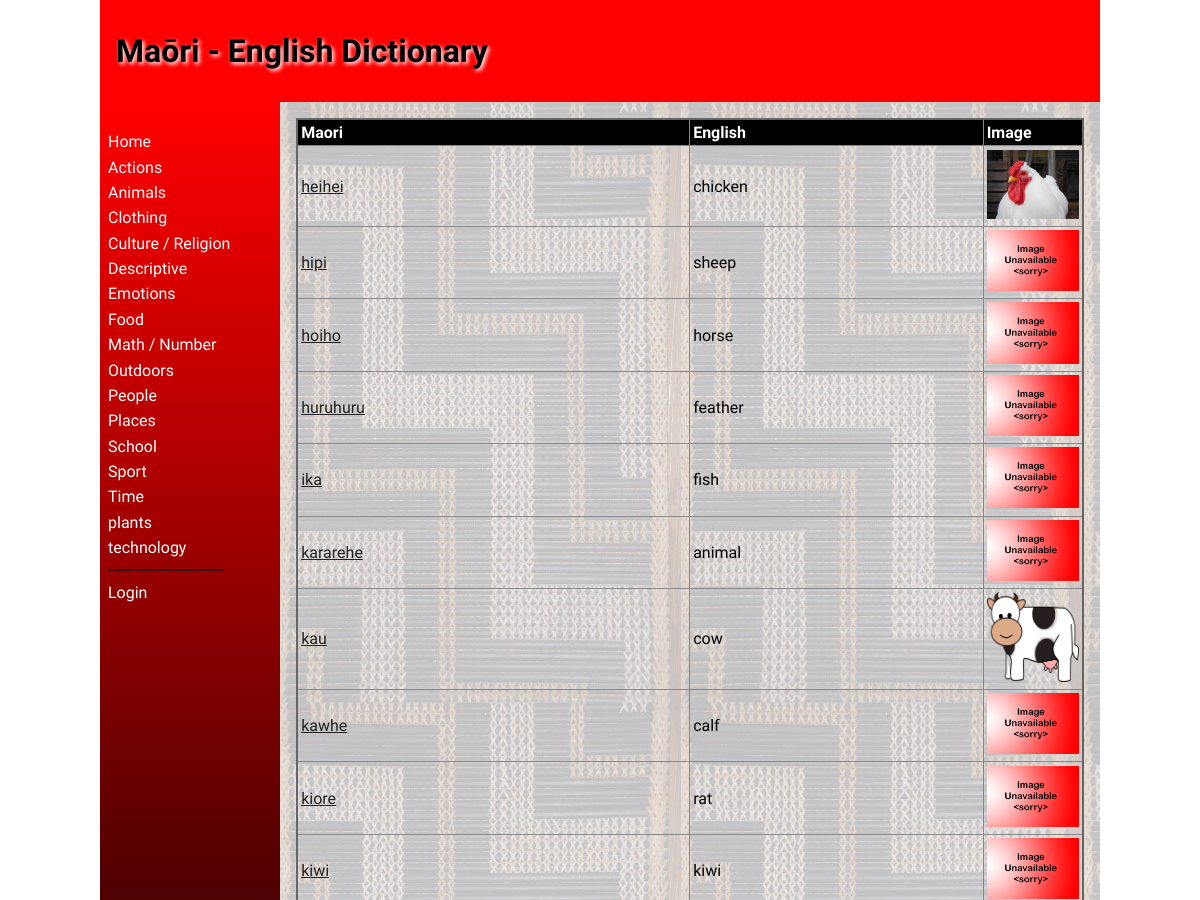
Page /category/2 (upper part) on the earlier database version.
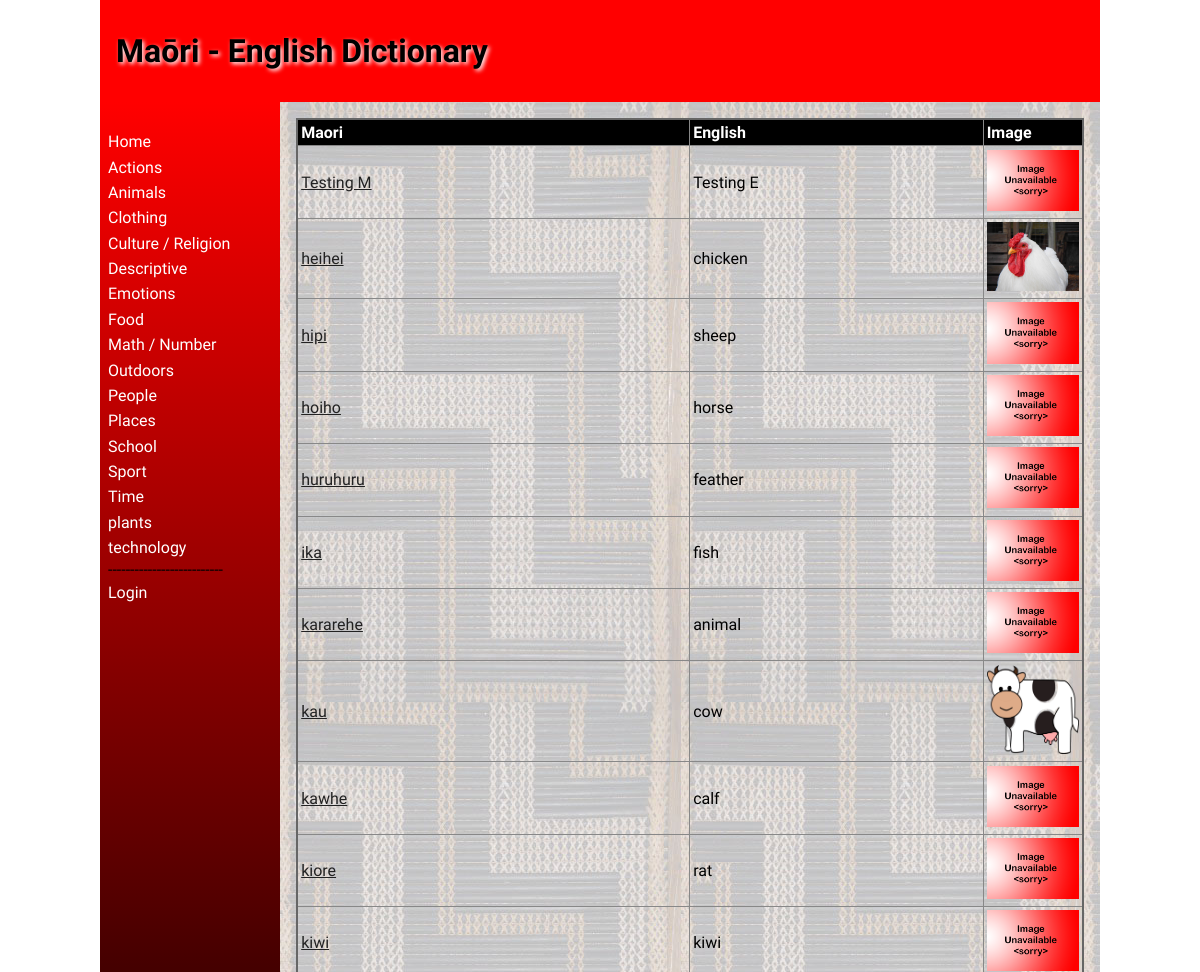
Same page on the later database version.
### tables this page shows
CREATE TABLE categories
(
	id integer
		constraint categories_pk
			primary key autoincrement,
	name varchar(30)
);

CREATE TABLE "dictionary"
(
	id integer
		constraint dictionary_pk
			primary key autoincrement,
	maori_word varchar(30),
	definition varchar(50),
	level int,
	english_word varchar(30),
	image varchar(30),
	editor_id integer
		constraint dictionary_users_id_fk
			references users,
	editted varchar(30),
	cat_id integer
		references categories
			on update cascade on delete cascade
);

### app.py (the view)
@app.route('/category/<catID>')
def render_home1(catID):
    con = create_connection(DATABASE)
    query = "SELECT id, maori_word, english_word, image FROM dictionary WHERE cat_id=? ORDER BY maori_word ASC"
    cur = con.cursor()
    cur.execute(query, (catID, ))
    word_list = cur.fetchall()
    con.close()
    return render_template("category.html", logged_in=is_logged_in(), categories=get_categories(), words=word_list, teacher=is_teacher())

### app.py (called while the page is built)
def create_connection(db_file):
    try:
        connection = sqlite3.connect(db_file)
        return connection
    except Error as e:
        print(e)
    return None

def is_logged_in():
    if session.get("email") is None:
        print('Not Logged In')
        return False
    print('Logged In')
    return True

def is_teacher():
    if session.get("usertype") == "student":
        return False
    return True

def get_categories():
    con = create_connection(DATABASE)
    print(con)
    query = "SELECT id, name FROM categories ORDER BY name ASC"
    cur = con.cursor()
    cur.execute(query)
    category_list = cur.fetchall()
    con.close()
    return category_list

### templates/category.html (shortened to what this page needs)
{% extends 'base.html' %}
{% block heading %}Maōri - English Dictionary{% endblock %}
{% block main %}
<table>
    <tr>
        <th>Maori</th>
        <th>English</th>
        <th>Image</th>
    </tr>
    {% for word in words %}
    <tr>
        <td><a href="/word/{{ word[0] }}">{{ word[1] }}</a></td>
        <td>{{ word[2] }}</td>
        <td width="100"><img src="/static/images/{{ word[3] }}"></td>
    </tr>
    {% endfor %}
</table>
{% endblock %}

### templates/base.html (shortened to what this page needs)
<!doctype html>
<html lang="en">
<head>
    <link href="{{ url_for('static', filename='css/style.css') }}" rel="stylesheet">
</head>
<body>
<div id="container">
    <header>
        <h1>{% block heading %}{% endblock %}</h1>
    </header>
    <nav>
        <ul>
            <li><a href="\">Home</a></li>
            {% for category in categories %}
            <li><a href="/category/{{category[0]}}">{{category[1]}}</a></li>
            {% endfor %}
            --------------------------
            {% if logged_in %}
            <li><a href="\logout">Logout</a></li>
            {% if teacher %}
            <li><a href="\addword">Add Word</a></li>
            {% endif %}
            {% else %}
            <li><a href="\login">Login</a></li>
        </ul>
        {% endif %}
    </nav>
    <main>
        {% block main%}{% endblock %}
    </main>
</div>
</body>
</html>

Differences in the rows shown:
added dictionary: maori_word "Testing M", english_word "Testing E", image (placeholder picture)
